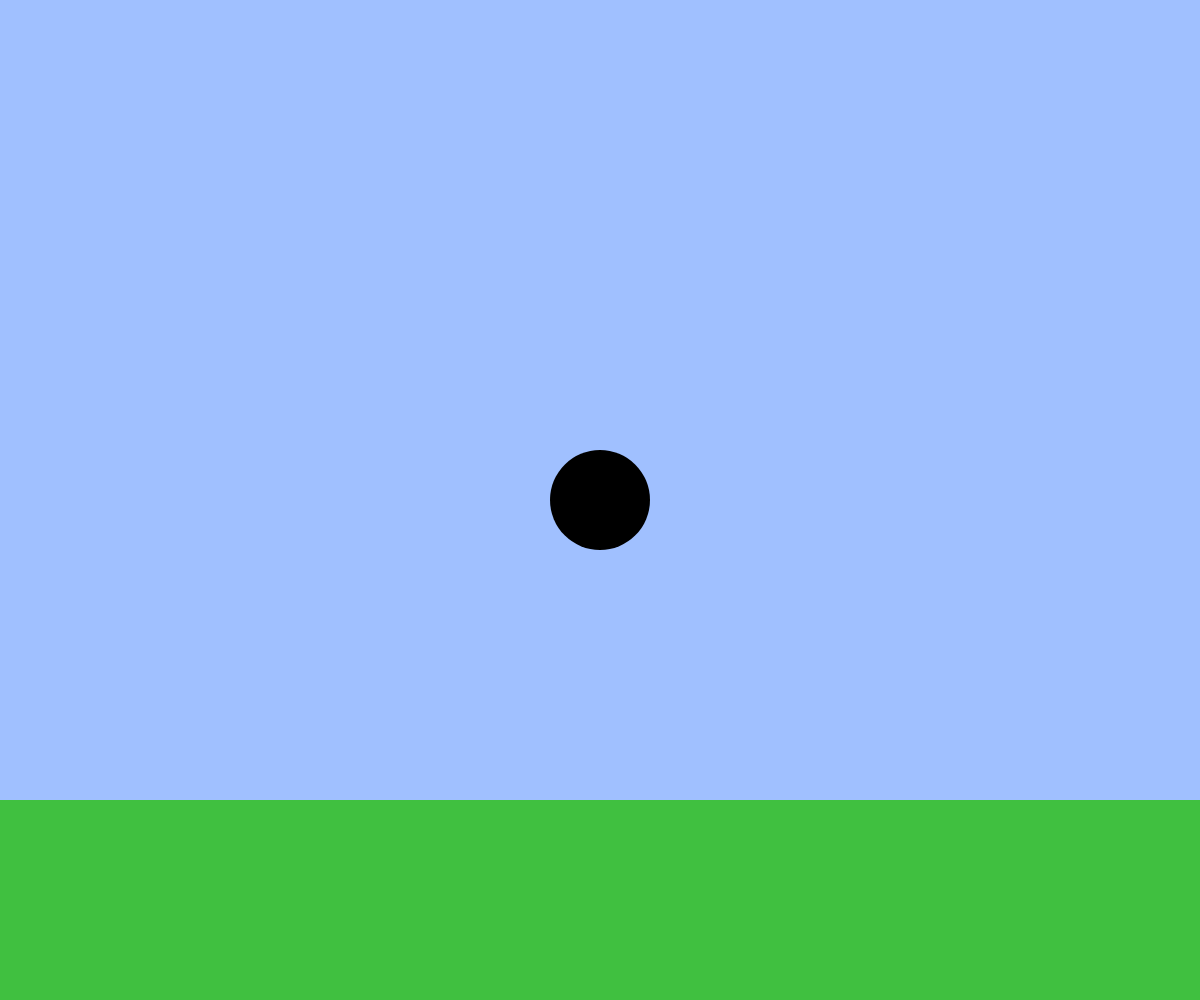
Frame 1 (no input)
Frame 60 (no input): identical to frame 1, image omitted
Frame 120 (the mouse pressed at the canvas centre since frame 60): identical to frame 1, image omitted

The p5.js sketch that drew this single still picture (run headless with seeded random() and noise() and a simulated clock; from frame 60 on, the mouse is pressed at the canvas centre):

// p5.js sketch
// ── sketch.js
// 2D アニメーションゲームのようなインタラクション
let x, y;
let vx, vy;
let speed = 1;
const g = 1;

function setup(){
  createCanvas(windowWidth, windowHeight);
  x = width / 2;
  y = height / 2;
  vx = 0;
  vy = 0;
}

function windowResized(){
  resizeCanvas(windowWidth, windowHeight);
}

function draw(){
  background(160, 192, 255);
  const size = height * 0.1; // キャラクターのサイズ

   // 地面を描く
  const groundY = height * 0.8;
  fill(64, 192, 64);
  noStroke();
  rect(0, groundY,width, height-groundY)

  // キャラクターを描く
  fill(0);
  ellipse(x, y, size, size);
  
  if(keyIsDown(LEFT_ARROW)){vx = -5 * speed} 
  else if(keyIsDown(RIGHT_ARROW)){vx = 5 * speed}
  else{vx = 0} // BLANK[1] キャラクターの左右移動

  // BLANK[2] 重力とジャンプ

  // 速くなりすぎないように制限
  vx = constrain(vx, -20, 20);
  vy = constrain(vy, -20, 20);

  // 位置を更新
  x += vx;
  y += vy;

  
}
